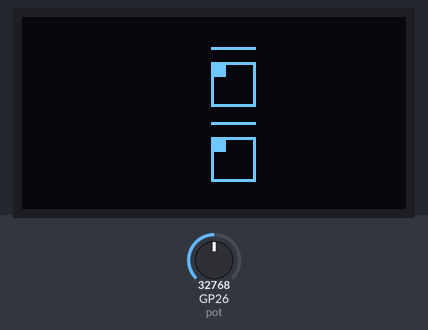
A program run on a simulated Raspberry Pi Pico running MicroPython. Parts: 128×64 one-colour display. The inputs (shaded band) are chosen by the test bench; at power-on: GP26 (pot) = 32768 (analog values on the 0–65535 scale). Library files of the repository ran but are not shown: ssd1306.py; what the program prints to the serial console is not drawn.

Above: at 1.2 s.
1.3 s: GP26 (pot) set to 45874
At 2.7 s:
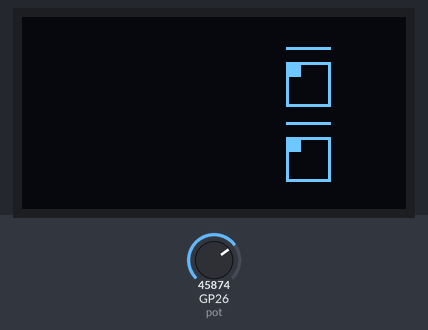
3.0 s: GP26 (pot) set to 57670
At 3.6 s:
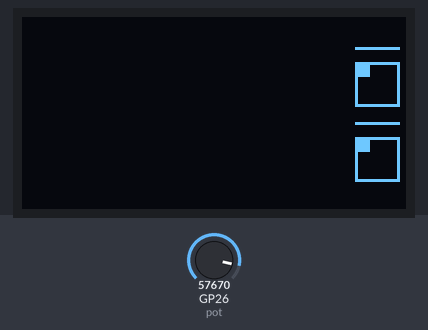
4.5 s: GP26 (pot) set to 65535
At 5.5 s:
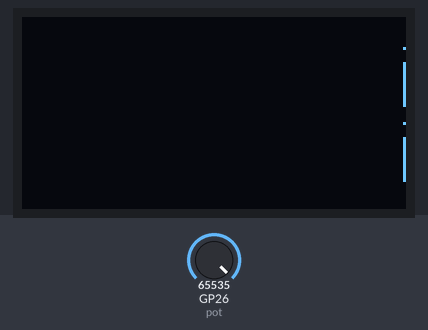
Timing chart, 0 to 7.5 s (numbered marks = the images above; inputs shaded):
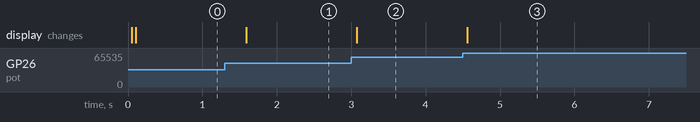

Measured:
- after the input at 1.3 s, the display: changes after 0.29 s (image 1)
- after the input at 3.0 s, the display: changes after 0.08 s (image 2)
- after the input at 4.5 s, the display: changes after 0.06 s (image 3)

The program:

potentiometer_oled_main.py
```python
from machine import Pin, ADC, I2C
from ssd1306 import SSD1306_I2C
import utime


# define width and height of OLED display
WIDTH = 128
HEIGHT = 64

# initializing OLED display
i2c = I2C(0, sda=Pin(0), scl=Pin(1), freq=200000)
oled = SSD1306_I2C(WIDTH, HEIGHT, i2c)
oled.fill(0) # clear screen

# Define ADC instance
pot = ADC(Pin(26))

#define remap function to map the potentiometer's value from 288-65535 to 0 to 127
def _mapping(x, in_min, in_max, out_min, out_max):
    return int( (x - in_min) * ( out_max - out_min) / (in_max - in_min) + out_min)

# loop
while True:
    x_pos = _mapping(pot.read_u16(), 288, 65535, 0, 127)
    print(x_pos)
    oled.hline(x_pos, 10, 15, 1)
    oled.fill_rect(x_pos, 15, 5, 5, 1)
    oled.rect(x_pos, 15, 15, 15, 1)
    oled.rect(x_pos, 40, 15, 15, 1)
    oled.hline(x_pos, 35, 15, 1)
    #oled.vline(x_pos, 35, 15,1)
    oled.fill_rect(x_pos, 40, 5, 5, 1)
    oled.show()
    utime.sleep(0.2)
    oled.fill(0)


    
```
